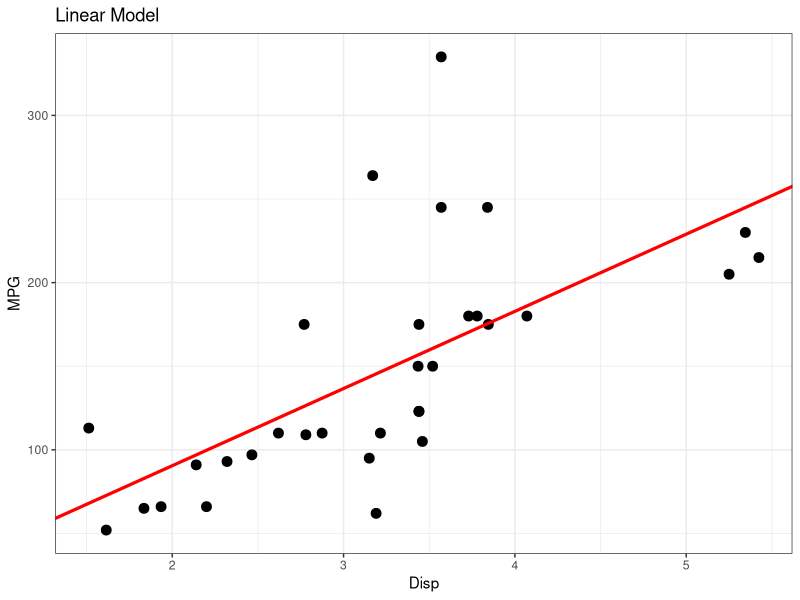
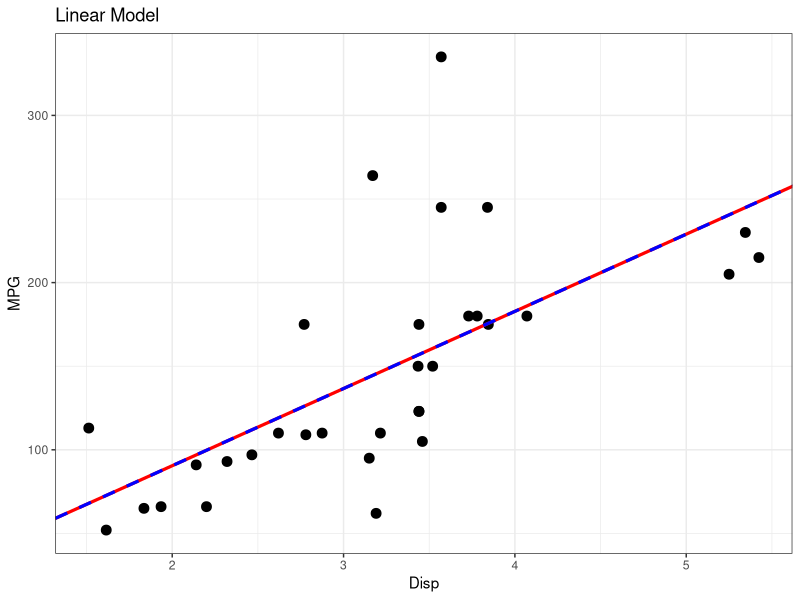

These charts were generated, in order, by the following R code:
### Linear Model Gradient Descent Example ----
require(gridExtra)
require(ggplot2)

attach(mtcars)

fit <- lm(hp ~ wt, data = mtcars)
plotOrig <- {ggplot(mtcars, aes(wt, hp)) +
  geom_point(size = 3) +
  geom_abline(intercept = coef(fit)[1], slope = coef(fit)[2], size = 1.1, col = 'red') +
  labs(title = 'Linear Model', x = 'Disp', y = 'MPG') +
  theme_bw()}
plotOrig

##Loss Function 1 and Derivative
lossFunc <- function(y, yhat, n){ (1 / n) * sum((y - yhat)^2) }
derivb0 <- function(y, yhat, n){ (1 / n) * sum(2 * (yhat - y)) }
derivb1 <- function(x, y, yhat, n){ (1 / n) * sum(2 * (yhat - y) * x) }

##Algorithm
gradientDescent <- function(x, y, nparams, max_it = 1000000, tol_err = 1e-08, learning_rate = 0.001, adaptive = TRUE){
  it = 0
  
  n = length(x)
  b0 = runif(1, 0, 1)
  b1 = runif(1, 0, 1)
  yhat = b0 + b1 * x
  mse = sum((y - yhat)^2) / n
  
  learningRateb0 = learning_rate
  learningRateb1 = learning_rate
  
  dfb0 = numeric(); dfb0[1] = b0
  dfb1 = numeric(); dfb1[1] = b1
  dfmse = numeric(); dfmse[1] = mse
  
  stop = 0
  while(stop == 0 & it < max_it){
    it = it + 1
    
    b0New = b0 - as.numeric(learningRateb0) * derivb0(y, yhat, n)
    b1New = b1 - as.numeric(learningRateb1) * derivb1(x, y, yhat, n)
    yhatNew = b0New + b1New * x
    mseNew = sum((y - yhatNew)^2) / n
    
    dfb0[it+1] = b0New
    dfb1[it+1] = b1New
    dfmse[it+1] = mseNew
    
    cat('it = ', it, '\n',
        'b0, b1 = ', b0New, ',', b1New, '\n',
        'mse = ', mseNew, '\n',
        'learning rate b0, learning rate b1 = ', learningRateb0, ',', learningRateb1, '\n')
    cat('--------------------------------------------------', '\n')
    
    error = abs(mse - mseNew)
    if(error <= tol_err) stop = 1
    
    if(adaptive == TRUE){
      ##Barzilai and Borwein - Adaptive Learning Rate
      deltab0 = b0New - b0
      deltaGb0 = derivb0(y, yhatNew, n) - derivb0(y, yhat, n)
      learningRateb0 = (t(deltaGb0) %*% deltab0) / (t(deltaGb0) %*% deltaGb0) 
      
      deltab1 = b1New - b1
      deltaGb1 = derivb1(x, y, yhatNew, n) - derivb1(x, y, yhat, n)
      learningRateb1 = (t(deltaGb1) %*% deltab1) / (t(deltaGb1) %*% deltaGb1)
    }
    
    b0 = b0New
    b1 = b1New
    yhat = yhatNew
    mse = mseNew
  }
  
  df = data.frame(b0 = dfb0, b1 = dfb1, mse = dfmse)
  return(df)
}

withAdapt = gradientDescent(x = mtcars$wt, y = mtcars$hp, nparams = length(coef(fit)))
#withoutAdapt = gradientDescent(x = mtcars$wt, y = mtcars$hp, nparams = length(coef(fit)), adaptive = FALSE)

actualCoef = coef(fit)
actualCoef

##Plotting
coefFromGD <-c(withAdapt$b0[nrow(withAdapt)], withAdapt$b1[nrow(withAdapt)])
plotNew <- {plotOrig +
    geom_abline(intercept = coefFromGD[1], slope = coefFromGD[2], size = 1.1, col = 'blue', linetype = 2)}
plotNew



